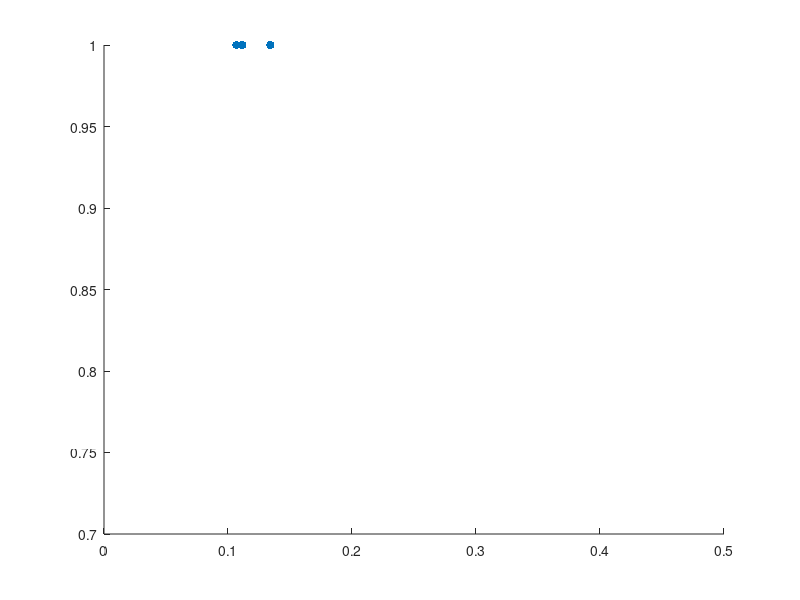

Recreate this plot in MATLAB. (Note: this script raises an error after producing the figure.)
lr_tpr = 9222 / (9222 + 0);
lr_fpr = 1428 / (9222 + 1428);

knn_tpr = 1131 / (1131 + 0);
knn_fpr = 142 / (1131 + 142);

j48_tpr = 1137 / (1137 + 0);
j48_fpr = 136 / (1137 + 136);

x=[lr_fpr knn_fpr j48_fpr];
y=[lr_tpr knn_tpr j48_tpr];
scatter(x, y, 'filled');
axis([0 .5 .7 1]);

text(lr_fpr, lr_tpr, 'A', 'horizontal','left', 'vertical','bottom', 'FontSize',22,'FontWeight','bold','FontName','Times New Roman');
text(knn_fpr, knn_tpr, 'B', 'horizontal','left', 'vertical','bottom', 'FontSize',22,'FontWeight','bold','FontName','Times New Roman');
text(j48_fpr, j48_tpr, 'C', 'horizontal','right', 'vertical','bottom', 'FontSize',22,'FontWeight','bold','FontName','Times New Roman');

box on;
grid on;

ylabel('True Positive Rates', 'FontSize',20,'FontWeight','bold','FontName','Times New Roman');
xlabel('False Positive Rates', 'FontSize',20,'FontWeight','bold','FontName','Times New Roman');
ax = gca;
ax.FontSize = 16; 
ax.FontWeight = 'bold';
ax.FontName = 'Times New Roman';
%title('ROC Space for Application Layer (DNS)','FontSize',12,'FontWeight','bold','FontName','Times New Roman');
dim = [0.2 0.5 0.3 0.3];
str = {'A = Logistic Regression', 'B = K-NN', 'C = Decision Tree'};
annotation('textbox',dim,'String',str,'FitBoxToText','on','FontSize',20,'FontWeight', 'bold','FontName','Times New Roman');